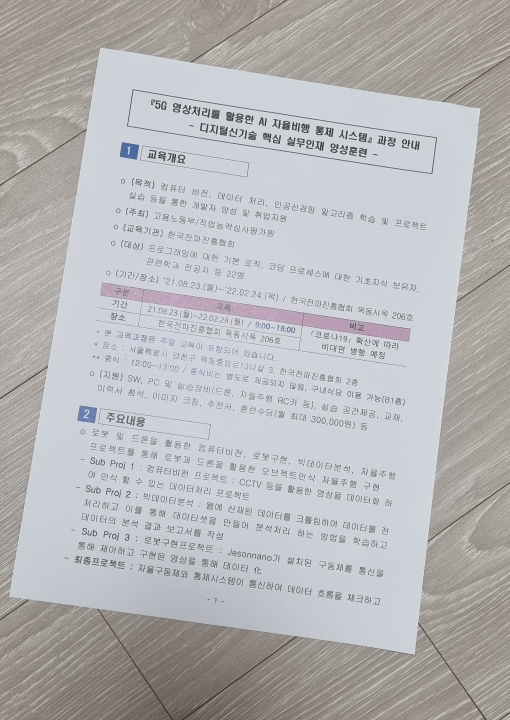
#> input picture pratice1/images/scanned.jpg, 1019 x 1440 px (shown at 1/2 size)
$ python '문서 스캐너.py'
#> lines starting #> are read from the running program, lines starting #| are printed output that depends on the picture; after the words box and inside, x2 and y2 are one past the last pixel; in counts of white or black regions, pixels touching at a corner belong together
import cv2
import numpy as np
import sys

img = cv2.imread('images/scanned.jpg')
#> img is the input picture: shape (1440, 1019, 3); mean B, G, R 183.2, 181.9, 182.3

src = cv2.pyrDown(img)
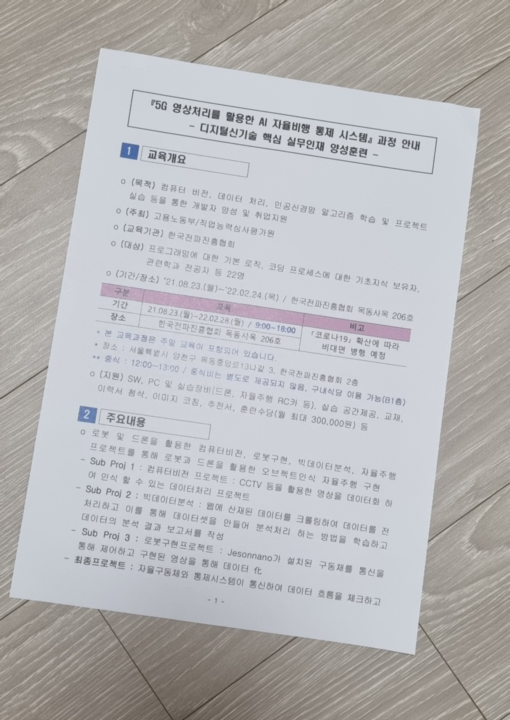
#> src: shape (720, 510, 3); mean B, G, R 183.2, 181.9, 182.3

h,w = src.shape[:2]
#> h = 720; w = 510
dw = 500
dh = round(dw*297/210)

srcQuad = np.array([[30,30],[30,h-30],[w-30,h-30],[w-30, 30]], np.float32)
dstQuad = np.array([[0,0],[0,dh-1],[dw-1,dh-1],[dw-1,0]], np.float32)
dragSrc = [False, False, False,False]

def drawROI(img, corners):
    cpy = img.copy()

    c1 = (192, 192, 255) # 코너 원 색상
    c2 = (128, 128, 255) # 라인 색상
    corners = corners.astype(int)
    for pt in corners:
        cv2.circle(cpy, tuple(pt), 25, c1, -1, cv2.LINE_AA)
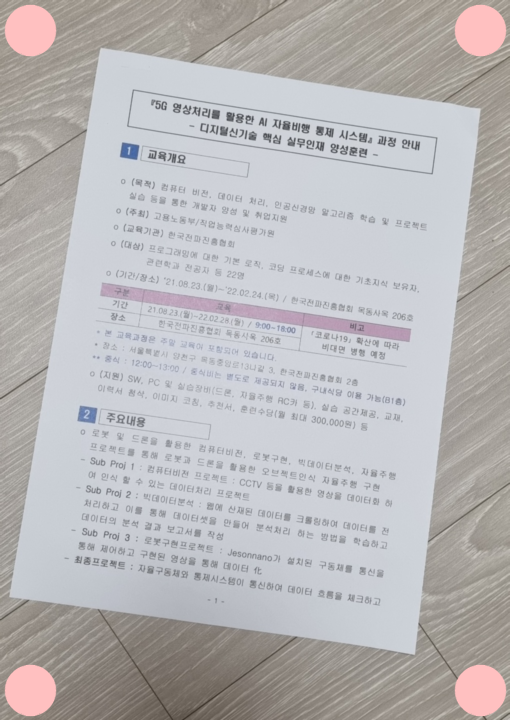
#> cpy: shape (720, 510, 3); 2.36% of pixels changed, all inside (x1, y1, x2, y2) = (4, 4, 507, 717)

    cv2.line(cpy, tuple(corners[0]), tuple(corners[1]), c2, 2, cv2.LINE_AA)
    cv2.line(cpy, tuple(corners[1]), tuple(corners[2]), c2, 2, cv2.LINE_AA)
    cv2.line(cpy, tuple(corners[2]), tuple(corners[3]), c2, 2, cv2.LINE_AA)
    cv2.line(cpy, tuple(corners[3]), tuple(corners[0]), c2, 2, cv2.LINE_AA)
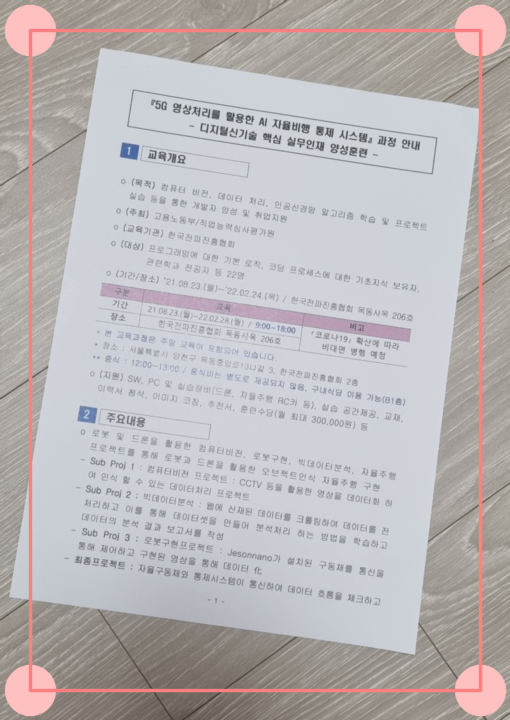
#> cpy: shape (720, 510, 3); mean B, G, R 183.8, 182.1, 186.2

    disp = cv2.addWeighted(img, 0.3, cpy, 0.7, 0)
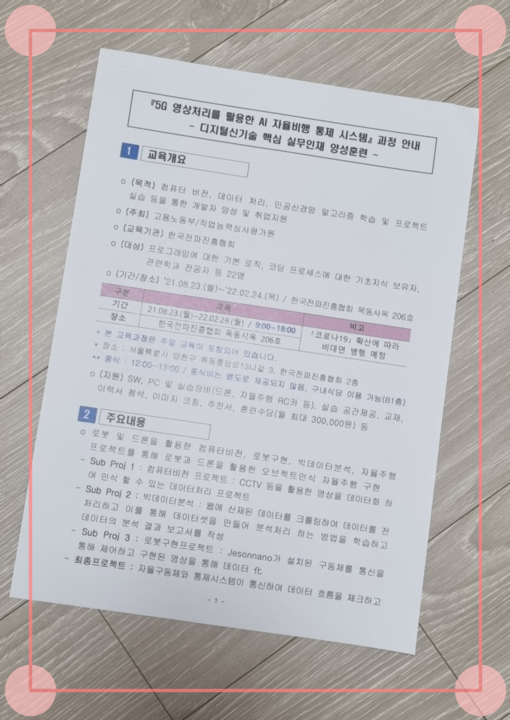
#> disp: shape (720, 510, 3); mean B, G, R 183.6, 182.1, 185.1

    return disp

disp = drawROI(src, srcQuad)

cv2.imshow('img', disp)


def onMouse(event, x, y, flags, param):
    global srcQuad , dragSrc, ptOld, src

    if event == cv2.EVENT_LBUTTONDOWN:
        for i in range(4):
            if cv2.norm(srcQuad[i]-(x,y)) < 25:
                ptOld = (x,y)
                break

    if event == cv2.EVENT_LBUTTONUP:
        for i in range(4):
            dragSrc[i] = False

    if event == cv2.EVENT_MOUSEMOVE:
        for i in range(4):
            dx = x - ptOld[0]
            dy = y - ptOld[1]
            srcQuad[i] += (dx, dy)

            cpy = drawROI(src, srcQuad)
            cv2.imshow('img', cpy)
            ptOld =(x,y)
            break

cv2.imshow('img', disp)
cv2.setMouseCallback('img', onMouse)

while True:
    key =cv2.waitKey()
#> (key Esc is pressed here)
    if key == 13:
        break
    elif key == 27:
        cv2.destroyAllWindows('img')
        sys.exit()
#> (the program exits here)
